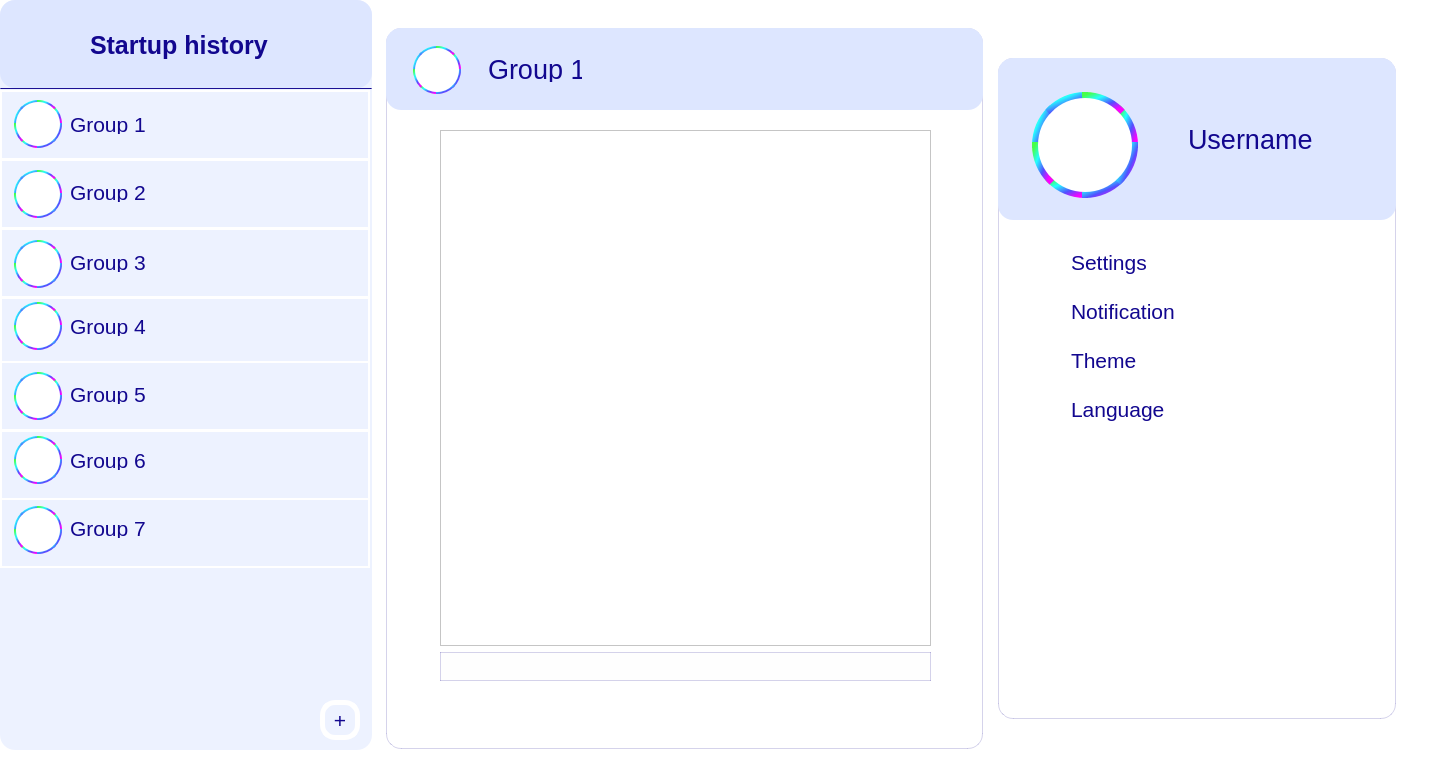
<?xml version="1.0" encoding="UTF-8"?>
<ui version="4.0">
 <class>Chat</class>
 <widget class="QDialog" name="Chat">
  <property name="geometry">
   <rect>
    <x>0</x>
    <y>0</y>
    <width>1440</width>
    <height>777</height>
   </rect>
  </property>
  <property name="windowTitle">
   <string>Dialog</string>
  </property>
  <property name="styleSheet">
   <string notr="true">background-color: rgb(255, 255, 255);</string>
  </property>
  <widget class="QGraphicsView" name="graphicsView">
   <property name="geometry">
    <rect>
     <x>0</x>
     <y>0</y>
     <width>372</width>
     <height>750</height>
    </rect>
   </property>
   <property name="styleSheet">
    <string notr="true">background: #EDF2FF;
box-shadow: 0px 5px 4px rgba(18, 7, 143, 0.18), -1px 0px 0px rgba(18, 7, 143, 0.17);
border-radius: 15px;</string>
   </property>
  </widget>
  <widget class="QGraphicsView" name="graphicsView_2">
   <property name="geometry">
    <rect>
     <x>0</x>
     <y>0</y>
     <width>372</width>
     <height>88</height>
    </rect>
   </property>
   <property name="styleSheet">
    <string notr="true">background: #DDE6FF;
border-radius: 15px;</string>
   </property>
  </widget>
  <widget class="QLabel" name="label">
   <property name="geometry">
    <rect>
     <x>90</x>
     <y>30</y>
     <width>181</width>
     <height>31</height>
    </rect>
   </property>
   <property name="styleSheet">
    <string notr="true">font-family: 'Aileron';
font-style: normal;
font-weight: 600;
font-size: 25px;
line-height: 30px;
text-align: center;
background: #DDE6FF;
color: #12078F;</string>
   </property>
   <property name="text">
    <string>Startup history</string>
   </property>
  </widget>
  <widget class="QGraphicsView" name="graphicsView_3">
   <property name="geometry">
    <rect>
     <x>0</x>
     <y>88</y>
     <width>372</width>
     <height>1</height>
    </rect>
   </property>
   <property name="styleSheet">
    <string notr="true">border: 2px solid rgba(18, 7, 143, 0.8);</string>
   </property>
  </widget>
  <widget class="QLabel" name="label_2">
   <property name="geometry">
    <rect>
     <x>70</x>
     <y>114</y>
     <width>81</width>
     <height>20</height>
    </rect>
   </property>
   <property name="cursor">
    <cursorShape>PointingHandCursor</cursorShape>
   </property>
   <property name="mouseTracking">
    <bool>true</bool>
   </property>
   <property name="styleSheet">
    <string notr="true">font-family: 'Aileron';
font-style: normal;
font-weight: 400;
font-size: 21px;
line-height: 25px;
text-align: center;
color: #12078F;
background: #EDF2FF;</string>
   </property>
   <property name="text">
    <string>Group 1</string>
   </property>
  </widget>
  <widget class="QLabel" name="label_3">
   <property name="geometry">
    <rect>
     <x>70</x>
     <y>182</y>
     <width>81</width>
     <height>20</height>
    </rect>
   </property>
   <property name="cursor">
    <cursorShape>PointingHandCursor</cursorShape>
   </property>
   <property name="mouseTracking">
    <bool>true</bool>
   </property>
   <property name="styleSheet">
    <string notr="true">font-family: 'Aileron';
font-style: normal;
font-weight: 400;
font-size: 21px;
line-height: 25px;
text-align: center;
background: #EDF2FF;
color: #12078F;</string>
   </property>
   <property name="text">
    <string>Group 2</string>
   </property>
  </widget>
  <widget class="QLabel" name="label_4">
   <property name="geometry">
    <rect>
     <x>70</x>
     <y>252</y>
     <width>81</width>
     <height>20</height>
    </rect>
   </property>
   <property name="cursor">
    <cursorShape>PointingHandCursor</cursorShape>
   </property>
   <property name="mouseTracking">
    <bool>true</bool>
   </property>
   <property name="styleSheet">
    <string notr="true">font-family: 'Aileron';
font-style: normal;
font-weight: 400;
font-size: 21px;
line-height: 25px;
text-align: center;
background: #EDF2FF;
color: #12078F;</string>
   </property>
   <property name="text">
    <string>Group 3</string>
   </property>
  </widget>
  <widget class="QLabel" name="label_5">
   <property name="geometry">
    <rect>
     <x>70</x>
     <y>316</y>
     <width>81</width>
     <height>20</height>
    </rect>
   </property>
   <property name="cursor">
    <cursorShape>PointingHandCursor</cursorShape>
   </property>
   <property name="mouseTracking">
    <bool>true</bool>
   </property>
   <property name="styleSheet">
    <string notr="true">font-family: 'Aileron';
font-style: normal;
font-weight: 400;
font-size: 21px;
line-height: 25px;
text-align: center;
background: #EDF2FF;
color: #12078F;</string>
   </property>
   <property name="text">
    <string>Group 4</string>
   </property>
  </widget>
  <widget class="QLabel" name="label_6">
   <property name="geometry">
    <rect>
     <x>70</x>
     <y>384</y>
     <width>81</width>
     <height>20</height>
    </rect>
   </property>
   <property name="cursor">
    <cursorShape>PointingHandCursor</cursorShape>
   </property>
   <property name="mouseTracking">
    <bool>true</bool>
   </property>
   <property name="styleSheet">
    <string notr="true">font-family: 'Aileron';
font-style: normal;
font-weight: 400;
font-size: 21px;
line-height: 25px;
text-align: center;
background: #EDF2FF;
color: #12078F;</string>
   </property>
   <property name="text">
    <string>Group 5</string>
   </property>
  </widget>
  <widget class="QLabel" name="label_7">
   <property name="geometry">
    <rect>
     <x>70</x>
     <y>518</y>
     <width>81</width>
     <height>20</height>
    </rect>
   </property>
   <property name="cursor">
    <cursorShape>PointingHandCursor</cursorShape>
   </property>
   <property name="mouseTracking">
    <bool>true</bool>
   </property>
   <property name="styleSheet">
    <string notr="true">font-family: 'Aileron';
font-style: normal;
font-weight: 400;
font-size: 21px;
line-height: 25px;
text-align: center;
background: #EDF2FF;
color: #12078F;</string>
   </property>
   <property name="text">
    <string>Group 7</string>
   </property>
  </widget>
  <widget class="QLabel" name="label_8">
   <property name="geometry">
    <rect>
     <x>70</x>
     <y>450</y>
     <width>81</width>
     <height>20</height>
    </rect>
   </property>
   <property name="cursor">
    <cursorShape>PointingHandCursor</cursorShape>
   </property>
   <property name="mouseTracking">
    <bool>true</bool>
   </property>
   <property name="styleSheet">
    <string notr="true">font-family: 'Aileron';
font-style: normal;
font-weight: 400;
font-size: 21px;
line-height: 25px;
text-align: center;
background: #EDF2FF;
color: #12078F;</string>
   </property>
   <property name="text">
    <string>Group 6</string>
   </property>
  </widget>
  <widget class="QGraphicsView" name="graphicsView_24">
   <property name="geometry">
    <rect>
     <x>386</x>
     <y>28</y>
     <width>597</width>
     <height>721</height>
    </rect>
   </property>
   <property name="styleSheet">
    <string notr="true">background: #FFFFFF;
border: 1px solid rgba(18, 7, 143, 0.18);
box-shadow: 5px 5px 5px rgba(18, 7, 143, 0.17);
border-radius: 15px;
transform: matrix(1, 0, 0, -1, 0, 0);</string>
   </property>
  </widget>
  <widget class="QGraphicsView" name="graphicsView_25">
   <property name="geometry">
    <rect>
     <x>386</x>
     <y>28</y>
     <width>597</width>
     <height>82</height>
    </rect>
   </property>
   <property name="styleSheet">
    <string notr="true">background: #DDE6FF;
border-radius: 15px;</string>
   </property>
  </widget>
  <widget class="QLabel" name="label_9">
   <property name="geometry">
    <rect>
     <x>488</x>
     <y>56</y>
     <width>94</width>
     <height>26</height>
    </rect>
   </property>
   <property name="styleSheet">
    <string notr="true">font-family: 'Aileron';
font-style: normal;
font-weight: 400;
font-size: 27px;
line-height: 32px;
text-align: center;
background: #DDE6FF;
color: #12078F;</string>
   </property>
   <property name="text">
    <string>Group 1</string>
   </property>
  </widget>
  <widget class="QLabel" name="label_11">
   <property name="geometry">
    <rect>
     <x>540</x>
     <y>380</y>
     <width>241</width>
     <height>24</height>
    </rect>
   </property>
   <property name="styleSheet">
    <string notr="true">font-family: 'Aileron';
font-style: normal;
font-weight: 400;
font-size: 21px;
line-height: 25px;
text-align: center;

color: rgba(18, 7, 143, 0.43);</string>
   </property>
   <property name="text">
    <string>There is no message yet</string>
   </property>
  </widget>
  <widget class="QGraphicsView" name="graphicsView_29">
   <property name="geometry">
    <rect>
     <x>998</x>
     <y>58</y>
     <width>398</width>
     <height>661</height>
    </rect>
   </property>
   <property name="styleSheet">
    <string notr="true">background: #FFFFFF;
border: 1px solid rgba(18, 7, 143, 0.18);
box-shadow: 5px 5px 5px rgba(18, 7, 143, 0.17);
border-radius: 15px;</string>
   </property>
  </widget>
  <widget class="QGraphicsView" name="graphicsView_30">
   <property name="geometry">
    <rect>
     <x>998</x>
     <y>58</y>
     <width>398</width>
     <height>162</height>
    </rect>
   </property>
   <property name="mouseTracking">
    <bool>false</bool>
   </property>
   <property name="styleSheet">
    <string notr="true">background: #DDE6FF;
border-radius: 15px;</string>
   </property>
  </widget>
  <widget class="QLabel" name="label_12">
   <property name="geometry">
    <rect>
     <x>1188</x>
     <y>126</y>
     <width>130</width>
     <height>26</height>
    </rect>
   </property>
   <property name="styleSheet">
    <string notr="true">font-family: 'Aileron';
font-style: normal;
font-weight: 400;
font-size: 27px;
line-height: 32px;
text-align: center;
background: #DDE6FF;
color: #12078F;</string>
   </property>
   <property name="text">
    <string>Username</string>
   </property>
  </widget>
  <widget class="QWidget" name="formLayoutWidget">
   <property name="geometry">
    <rect>
     <x>1040</x>
     <y>250</y>
     <width>191</width>
     <height>171</height>
    </rect>
   </property>
   <layout class="QFormLayout" name="formLayout">
    <property name="sizeConstraint">
     <enum>QLayout::SetMinimumSize</enum>
    </property>
    <property name="labelAlignment">
     <set>Qt::AlignCenter</set>
    </property>
    <property name="formAlignment">
     <set>Qt::AlignCenter</set>
    </property>
    <property name="horizontalSpacing">
     <number>24</number>
    </property>
    <property name="verticalSpacing">
     <number>24</number>
    </property>
    <item row="0" column="1">
     <widget class="QLabel" name="label_14">
      <property name="cursor">
       <cursorShape>PointingHandCursor</cursorShape>
      </property>
      <property name="mouseTracking">
       <bool>true</bool>
      </property>
      <property name="styleSheet">
       <string notr="true">font-family: 'Aileron';
font-style: normal;
font-weight: 400;
font-size: 21px;
line-height: 25px;
text-align: center;

color: #12078F;</string>
      </property>
      <property name="text">
       <string>Settings</string>
      </property>
     </widget>
    </item>
    <item row="1" column="1">
     <widget class="QLabel" name="label_15">
      <property name="cursor">
       <cursorShape>PointingHandCursor</cursorShape>
      </property>
      <property name="mouseTracking">
       <bool>true</bool>
      </property>
      <property name="styleSheet">
       <string notr="true">font-family: 'Aileron';
font-style: normal;
font-weight: 400;
font-size: 21px;
line-height: 25px;
text-align: center;

color: #12078F;</string>
      </property>
      <property name="text">
       <string>Notification</string>
      </property>
     </widget>
    </item>
    <item row="2" column="1">
     <widget class="QLabel" name="label_16">
      <property name="cursor">
       <cursorShape>PointingHandCursor</cursorShape>
      </property>
      <property name="mouseTracking">
       <bool>true</bool>
      </property>
      <property name="styleSheet">
       <string notr="true">font-family: 'Aileron';
font-style: normal;
font-weight: 400;
font-size: 21px;
line-height: 25px;
text-align: center;

color: #12078F;</string>
      </property>
      <property name="text">
       <string>Theme</string>
      </property>
     </widget>
    </item>
    <item row="3" column="1">
     <widget class="QLabel" name="label_17">
      <property name="cursor">
       <cursorShape>PointingHandCursor</cursorShape>
      </property>
      <property name="mouseTracking">
       <bool>true</bool>
      </property>
      <property name="styleSheet">
       <string notr="true">font-family: 'Aileron';
font-style: normal;
font-weight: 400;
font-size: 21px;
line-height: 25px;
text-align: center;

color: #12078F;</string>
      </property>
      <property name="text">
       <string>Language</string>
      </property>
     </widget>
    </item>
    <item row="3" column="0">
     <widget class="QLabel" name="label_20">
      <property name="enabled">
       <bool>true</bool>
      </property>
      <property name="cursor">
       <cursorShape>PointingHandCursor</cursorShape>
      </property>
      <property name="mouseTracking">
       <bool>true</bool>
      </property>
      <property name="text">
       <string/>
      </property>
      <property name="pixmap">
       <pixmap resource="resource.qrc">:/resources/Images/xx.jpg</pixmap>
      </property>
     </widget>
    </item>
    <item row="1" column="0">
     <widget class="QLabel" name="label_18">
      <property name="cursor">
       <cursorShape>PointingHandCursor</cursorShape>
      </property>
      <property name="mouseTracking">
       <bool>true</bool>
      </property>
      <property name="text">
       <string/>
      </property>
      <property name="pixmap">
       <pixmap resource="resource.qrc">:/resources/Images/ss.jpg</pixmap>
      </property>
     </widget>
    </item>
    <item row="0" column="0">
     <widget class="QLabel" name="label_13">
      <property name="cursor">
       <cursorShape>PointingHandCursor</cursorShape>
      </property>
      <property name="mouseTracking">
       <bool>true</bool>
      </property>
      <property name="layoutDirection">
       <enum>Qt::LeftToRight</enum>
      </property>
      <property name="text">
       <string/>
      </property>
      <property name="pixmap">
       <pixmap resource="resource.qrc">:/resources/Images/aa.jpg</pixmap>
      </property>
     </widget>
    </item>
    <item row="2" column="0">
     <widget class="QLabel" name="label_19">
      <property name="cursor">
       <cursorShape>PointingHandCursor</cursorShape>
      </property>
      <property name="mouseTracking">
       <bool>true</bool>
      </property>
      <property name="text">
       <string/>
      </property>
      <property name="pixmap">
       <pixmap resource="resource.qrc">:/resources/Images/zz.jpg</pixmap>
      </property>
     </widget>
    </item>
   </layout>
  </widget>
  <widget class="QPushButton" name="pushButton">
   <property name="geometry">
    <rect>
     <x>0</x>
     <y>90</y>
     <width>370</width>
     <height>70</height>
    </rect>
   </property>
   <property name="styleSheet">
    <string notr="true">QPushButton{border: 2px solid #FFFFFF;
background: #EDF2FF;}
QPushButton:hover{
background: #FFFFFF;}
QPushButton:pressed {
    border-style: inset;
    background: qradialgradient(
        cx: 0.4, cy: -0.1, fx: 0.4, fy: -0.1,
        radius: 1.35, stop: 0 #fff, stop: 1 #ddd
        );
    }</string>
   </property>
   <property name="text">
    <string/>
   </property>
  </widget>
  <widget class="QPushButton" name="pushButton_2">
   <property name="geometry">
    <rect>
     <x>0</x>
     <y>159</y>
     <width>370</width>
     <height>70</height>
    </rect>
   </property>
   <property name="styleSheet">
    <string notr="true">QPushButton{border: 2px solid #FFFFFF;
background: #EDF2FF;}
QPushButton:hover{
background: #FFFFFF;}
QPushButton:pressed {
    border-style: inset;
    background: qradialgradient(
        cx: 0.4, cy: -0.1, fx: 0.4, fy: -0.1,
        radius: 1.35, stop: 0 #fff, stop: 1 #ddd
        );
    }</string>
   </property>
   <property name="text">
    <string/>
   </property>
  </widget>
  <widget class="QPushButton" name="pushButton_3">
   <property name="geometry">
    <rect>
     <x>0</x>
     <y>228</y>
     <width>370</width>
     <height>70</height>
    </rect>
   </property>
   <property name="styleSheet">
    <string notr="true">QPushButton{border: 2px solid #FFFFFF;
background: #EDF2FF;}
QPushButton:hover{
background: #FFFFFF;}
QPushButton:pressed {
    border-style: inset;
    background: qradialgradient(
        cx: 0.4, cy: -0.1, fx: 0.4, fy: -0.1,
        radius: 1.35, stop: 0 #fff, stop: 1 #ddd
        );
    }</string>
   </property>
   <property name="text">
    <string/>
   </property>
  </widget>
  <widget class="QPushButton" name="pushButton_4">
   <property name="geometry">
    <rect>
     <x>0</x>
     <y>297</y>
     <width>370</width>
     <height>70</height>
    </rect>
   </property>
   <property name="styleSheet">
    <string notr="true">QPushButton{border: 2px solid #FFFFFF;
background: #EDF2FF;}
QPushButton:hover{
background: #FFFFFF;}
QPushButton:pressed {
    border-style: inset;
    background: qradialgradient(
        cx: 0.4, cy: -0.1, fx: 0.4, fy: -0.1,
        radius: 1.35, stop: 0 #fff, stop: 1 #ddd
        );
    }</string>
   </property>
   <property name="text">
    <string/>
   </property>
  </widget>
  <widget class="QPushButton" name="pushButton_5">
   <property name="geometry">
    <rect>
     <x>0</x>
     <y>361</y>
     <width>370</width>
     <height>70</height>
    </rect>
   </property>
   <property name="styleSheet">
    <string notr="true">QPushButton{border: 2px solid #FFFFFF;
background: #EDF2FF;}
QPushButton:hover{
background: #FFFFFF;}
QPushButton:pressed {
    border-style: inset;
    background: qradialgradient(
        cx: 0.4, cy: -0.1, fx: 0.4, fy: -0.1,
        radius: 1.35, stop: 0 #fff, stop: 1 #ddd
        );
    }</string>
   </property>
   <property name="text">
    <string/>
   </property>
  </widget>
  <widget class="QPushButton" name="pushButton_6">
   <property name="geometry">
    <rect>
     <x>0</x>
     <y>430</y>
     <width>370</width>
     <height>70</height>
    </rect>
   </property>
   <property name="styleSheet">
    <string notr="true">QPushButton{border: 2px solid #FFFFFF;
background: #EDF2FF;}
QPushButton:hover{
background: #FFFFFF;}
QPushButton:pressed {
    border-style: inset;
    background: qradialgradient(
        cx: 0.4, cy: -0.1, fx: 0.4, fy: -0.1,
        radius: 1.35, stop: 0 #fff, stop: 1 #ddd
        );
    }</string>
   </property>
   <property name="text">
    <string/>
   </property>
  </widget>
  <widget class="QPushButton" name="pushButton_7">
   <property name="geometry">
    <rect>
     <x>0</x>
     <y>498</y>
     <width>370</width>
     <height>70</height>
    </rect>
   </property>
   <property name="styleSheet">
    <string notr="true">QPushButton{border: 2px solid #FFFFFF;
background: #EDF2FF;}
QPushButton:hover{
background: #FFFFFF;}
QPushButton:pressed {
    border-style: inset;
    background: qradialgradient(
        cx: 0.4, cy: -0.1, fx: 0.4, fy: -0.1,
        radius: 1.35, stop: 0 #fff, stop: 1 #ddd
        );
    }</string>
   </property>
   <property name="text">
    <string/>
   </property>
  </widget>
  <widget class="QPushButton" name="pushButton_8">
   <property name="geometry">
    <rect>
     <x>320</x>
     <y>700</y>
     <width>40</width>
     <height>40</height>
    </rect>
   </property>
   <property name="styleSheet">
    <string notr="true">QPushButton{border: 5px solid #FFFFFF;
background: #EDF2FF;
border-radius: 15px;
font-family: 'Aileron';
font-style: normal;
font-weight: 400;
font-size: 21px;
line-height: 25px;
text-align: center;
color: #12078F;}
QPushButton:hover{
background: #FFFFFF;}
QPushButton:pressed {
    border-style: inset;
    background: qradialgradient(
        cx: 0.4, cy: -0.1, fx: 0.4, fy: -0.1,
        radius: 1.35, stop: 0 #fff, stop: 1 #ddd
        );
    }</string>
   </property>
   <property name="text">
    <string>+</string>
   </property>
  </widget>
  <widget class="QWidget" name="verticalLayoutWidget">
   <property name="geometry">
    <rect>
     <x>440</x>
     <y>130</y>
     <width>491</width>
     <height>551</height>
    </rect>
   </property>
   <layout class="QVBoxLayout" name="verticalLayout">
    <item>
     <widget class="QScrollArea" name="scrollArea">
      <property name="widgetResizable">
       <bool>true</bool>
      </property>
      <widget class="QWidget" name="scrollAreaWidgetContents">
       <property name="geometry">
        <rect>
         <x>0</x>
         <y>0</y>
         <width>487</width>
         <height>513</height>
        </rect>
       </property>
      </widget>
     </widget>
    </item>
    <item>
     <widget class="QLineEdit" name="lineEdit">
      <property name="styleSheet">
       <string notr="true">background: #FEFEFE;
border: 1px solid rgba(18, 7, 143, 0.18);
border-radius: 15px;
font-family: 'Aileron';
font-style: normal;
font-weight: 400;
font-size: 21px;
line-height: 25px;
text-align: center;

color: rgba(18, 7, 143, 0.43);</string>
      </property>
      <property name="text">
       <string/>
      </property>
     </widget>
    </item>
   </layout>
  </widget>
  <widget class="QLabel" name="label_10">
   <property name="geometry">
    <rect>
     <x>14</x>
     <y>100</y>
     <width>48</width>
     <height>48</height>
    </rect>
   </property>
   <property name="styleSheet">
    <string notr="true">border-radius: 24px;
border: 2px solid;


border-color: qlineargradient(spread:pad, x1:0, y1:0, x2:1, y2:1, stop:0 rgba(72, 255, 72, 255), stop:0.287037 rgba(37, 255, 255, 255), stop:0.634259 rgba(81, 81, 255, 255), stop:0.953704 rgba(255, 0, 255, 255));</string>
   </property>
   <property name="text">
    <string/>
   </property>
   <property name="pixmap">
    <pixmap resource="resource.qrc">:/resources/Images/goat100.png</pixmap>
   </property>
  </widget>
  <widget class="QLabel" name="label_21">
   <property name="geometry">
    <rect>
     <x>14</x>
     <y>170</y>
     <width>48</width>
     <height>48</height>
    </rect>
   </property>
   <property name="styleSheet">
    <string notr="true">border-radius: 24px;
border: 2px solid;


border-color: qlineargradient(spread:pad, x1:0, y1:0, x2:1, y2:1, stop:0 rgba(72, 255, 72, 255), stop:0.287037 rgba(37, 255, 255, 255), stop:0.634259 rgba(81, 81, 255, 255), stop:0.953704 rgba(255, 0, 255, 255));</string>
   </property>
   <property name="text">
    <string/>
   </property>
   <property name="pixmap">
    <pixmap resource="resource.qrc">:/resources/Images/goat100.png</pixmap>
   </property>
  </widget>
  <widget class="QLabel" name="label_22">
   <property name="geometry">
    <rect>
     <x>14</x>
     <y>240</y>
     <width>48</width>
     <height>48</height>
    </rect>
   </property>
   <property name="styleSheet">
    <string notr="true">border-radius: 24px;
border: 2px solid;


border-color: qlineargradient(spread:pad, x1:0, y1:0, x2:1, y2:1, stop:0 rgba(72, 255, 72, 255), stop:0.287037 rgba(37, 255, 255, 255), stop:0.634259 rgba(81, 81, 255, 255), stop:0.953704 rgba(255, 0, 255, 255));</string>
   </property>
   <property name="text">
    <string/>
   </property>
   <property name="pixmap">
    <pixmap resource="resource.qrc">:/resources/Images/goat100.png</pixmap>
   </property>
  </widget>
  <widget class="QLabel" name="label_23">
   <property name="geometry">
    <rect>
     <x>14</x>
     <y>302</y>
     <width>48</width>
     <height>48</height>
    </rect>
   </property>
   <property name="styleSheet">
    <string notr="true">border-radius: 24px;
border: 2px solid;


border-color: qlineargradient(spread:pad, x1:0, y1:0, x2:1, y2:1, stop:0 rgba(72, 255, 72, 255), stop:0.287037 rgba(37, 255, 255, 255), stop:0.634259 rgba(81, 81, 255, 255), stop:0.953704 rgba(255, 0, 255, 255));</string>
   </property>
   <property name="text">
    <string/>
   </property>
   <property name="pixmap">
    <pixmap resource="resource.qrc">:/resources/Images/goat100.png</pixmap>
   </property>
  </widget>
  <widget class="QLabel" name="label_24">
   <property name="geometry">
    <rect>
     <x>14</x>
     <y>372</y>
     <width>48</width>
     <height>48</height>
    </rect>
   </property>
   <property name="styleSheet">
    <string notr="true">border-radius: 24px;
border: 2px solid;


border-color: qlineargradient(spread:pad, x1:0, y1:0, x2:1, y2:1, stop:0 rgba(72, 255, 72, 255), stop:0.287037 rgba(37, 255, 255, 255), stop:0.634259 rgba(81, 81, 255, 255), stop:0.953704 rgba(255, 0, 255, 255));</string>
   </property>
   <property name="text">
    <string/>
   </property>
   <property name="pixmap">
    <pixmap resource="resource.qrc">:/resources/Images/goat100.png</pixmap>
   </property>
  </widget>
  <widget class="QLabel" name="label_25">
   <property name="geometry">
    <rect>
     <x>14</x>
     <y>436</y>
     <width>48</width>
     <height>48</height>
    </rect>
   </property>
   <property name="styleSheet">
    <string notr="true">border-radius: 24px;
border: 2px solid;


border-color: qlineargradient(spread:pad, x1:0, y1:0, x2:1, y2:1, stop:0 rgba(72, 255, 72, 255), stop:0.287037 rgba(37, 255, 255, 255), stop:0.634259 rgba(81, 81, 255, 255), stop:0.953704 rgba(255, 0, 255, 255));</string>
   </property>
   <property name="text">
    <string/>
   </property>
   <property name="pixmap">
    <pixmap resource="resource.qrc">:/resources/Images/goat100.png</pixmap>
   </property>
  </widget>
  <widget class="QLabel" name="label_26">
   <property name="geometry">
    <rect>
     <x>14</x>
     <y>506</y>
     <width>48</width>
     <height>48</height>
    </rect>
   </property>
   <property name="styleSheet">
    <string notr="true">border-radius: 24px;
border: 2px solid;


border-color: qlineargradient(spread:pad, x1:0, y1:0, x2:1, y2:1, stop:0 rgba(72, 255, 72, 255), stop:0.287037 rgba(37, 255, 255, 255), stop:0.634259 rgba(81, 81, 255, 255), stop:0.953704 rgba(255, 0, 255, 255));</string>
   </property>
   <property name="text">
    <string/>
   </property>
   <property name="pixmap">
    <pixmap resource="resource.qrc">:/resources/Images/goat100.png</pixmap>
   </property>
  </widget>
  <widget class="QLabel" name="label_27">
   <property name="geometry">
    <rect>
     <x>413</x>
     <y>46</y>
     <width>48</width>
     <height>48</height>
    </rect>
   </property>
   <property name="styleSheet">
    <string notr="true">border-radius: 24px;
border: 2px solid;


border-color: qlineargradient(spread:pad, x1:0, y1:0, x2:1, y2:1, stop:0 rgba(72, 255, 72, 255), stop:0.287037 rgba(37, 255, 255, 255), stop:0.634259 rgba(81, 81, 255, 255), stop:0.953704 rgba(255, 0, 255, 255));</string>
   </property>
   <property name="text">
    <string/>
   </property>
   <property name="pixmap">
    <pixmap resource="resource.qrc">:/resources/Images/goat100.png</pixmap>
   </property>
  </widget>
  <widget class="QLabel" name="label_28">
   <property name="geometry">
    <rect>
     <x>1032</x>
     <y>92</y>
     <width>106</width>
     <height>106</height>
    </rect>
   </property>
   <property name="styleSheet">
    <string notr="true">border-radius: 53px;
border: 6px solid;


border-color: qlineargradient(spread:pad, x1:0, y1:0, x2:1, y2:1, stop:0 rgba(72, 255, 72, 255), stop:0.287037 rgba(37, 255, 255, 255), stop:0.634259 rgba(81, 81, 255, 255), stop:0.953704 rgba(255, 0, 255, 255));</string>
   </property>
   <property name="text">
    <string/>
   </property>
   <property name="pixmap">
    <pixmap resource="resource.qrc">:/resources/Images/goat200.png</pixmap>
   </property>
  </widget>
  <zorder>graphicsView</zorder>
  <zorder>pushButton_2</zorder>
  <zorder>pushButton_3</zorder>
  <zorder>pushButton_4</zorder>
  <zorder>pushButton_5</zorder>
  <zorder>pushButton_6</zorder>
  <zorder>pushButton_7</zorder>
  <zorder>pushButton</zorder>
  <zorder>graphicsView_2</zorder>
  <zorder>label</zorder>
  <zorder>graphicsView_3</zorder>
  <zorder>label_4</zorder>
  <zorder>label_5</zorder>
  <zorder>label_6</zorder>
  <zorder>label_8</zorder>
  <zorder>label_7</zorder>
  <zorder>graphicsView_24</zorder>
  <zorder>graphicsView_25</zorder>
  <zorder>label_9</zorder>
  <zorder>label_11</zorder>
  <zorder>graphicsView_29</zorder>
  <zorder>graphicsView_30</zorder>
  <zorder>label_12</zorder>
  <zorder>formLayoutWidget</zorder>
  <zorder>label_2</zorder>
  <zorder>label_3</zorder>
  <zorder>pushButton_8</zorder>
  <zorder>verticalLayoutWidget</zorder>
  <zorder>label_10</zorder>
  <zorder>label_21</zorder>
  <zorder>label_22</zorder>
  <zorder>label_23</zorder>
  <zorder>label_24</zorder>
  <zorder>label_25</zorder>
  <zorder>label_26</zorder>
  <zorder>label_27</zorder>
  <zorder>label_28</zorder>
 </widget>
 <resources>
  <include location="resource.qrc"/>
 </resources>
 <connections/>
</ui>
